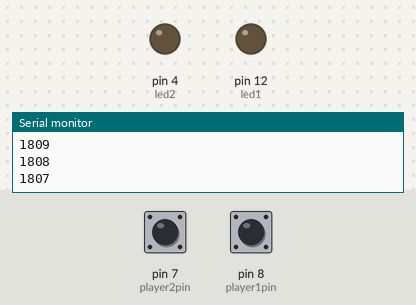
Recording of a sketch running on a simulated Arduino Uno, built with avr-gcc and run on an emulated ATmega328P. Parts: output pins drawn as LEDs (lit = HIGH), the last lines printed to the serial monitor. Dashed ring = blinking. The inputs (shaded band) are chosen by the test bench; at power-on: pin 8 (player1pin) HIGH, pin 7 (player2pin) HIGH.

Above: at 1.2 s.
1.3 s: pin 8 (player1pin) pulled LOW for 0.15 s
At 11.52 s:
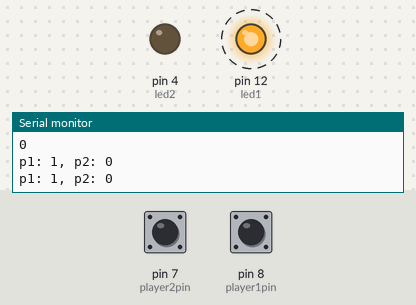
Timing chart, 0 to 19.3 s (numbered marks = the images above; inputs shaded):
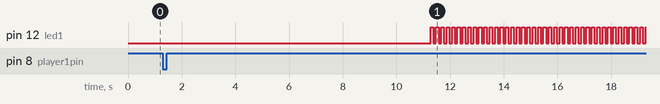

Measured:
- after the input at 1.3 s, pin 4 (led2): stops changing and stays LOW; pin 12 (led1): alternates HIGH for 0.10 s and LOW for 0.10 s, starting after 10.0 s

The sketch:

button_game_LED.ino
```cpp
// each player will have a button pin
int player1pin = 8;
int player2pin = 7;
int led1 = 12;
int led2 = 4;

// keep track of button state
int p1_prevButtonState;
int p1_buttonState;
int p1_counter;
// same for player 2
int p2_prevButtonState;
int p2_buttonState;
int p2_counter;

int countdown = 2000; // how many cycles will the game last?

void setup() {

  Serial.begin(9600);

  // set up for buttons
  pinMode(player1pin, INPUT_PULLUP);
  pinMode(player2pin, INPUT_PULLUP);
  pinMode(led1, OUTPUT);
  pinMode(led2, OUTPUT);

}

void loop() {


  // is the game still on?
  if (countdown > 0) {

    // read each player's pins
    p1_buttonState = digitalRead(player1pin);
    p2_buttonState = digitalRead(player2pin);

    // if the state changed for p1, add a point
    if (p1_buttonState == 0 && p1_prevButtonState == 1) {
      p1_counter++;
    }

    // same for p2
    if (p2_buttonState == 0 && p2_prevButtonState == 1) {
      p2_counter++;
    }

    // make sure to reset previous button state vars so we can
    // keep track of state changes
    p1_prevButtonState = p1_buttonState;
    p2_prevButtonState = p2_buttonState;

    // print the countdown for more excitement.
    countdown--;
    Serial.println(countdown);

  } else {

    // end of game, countdown timer is up!

    // print the score out the serial, one bit at a time
    // notice print vs println
    Serial.print("p1: ");
    Serial.print(p1_counter);
    Serial.print(", p2: ");
    Serial.println(p2_counter); // println does a line return after it's done

    if (p1_counter > p2_counter) {
      digitalWrite(led1, HIGH);
      delay(100);
      digitalWrite(led1, LOW);
      delay(100);
    }
    else {
      digitalWrite(led2, HIGH);
      delay(100);
      digitalWrite(led2, LOW);
      delay(100);
    }
  }
}
```
